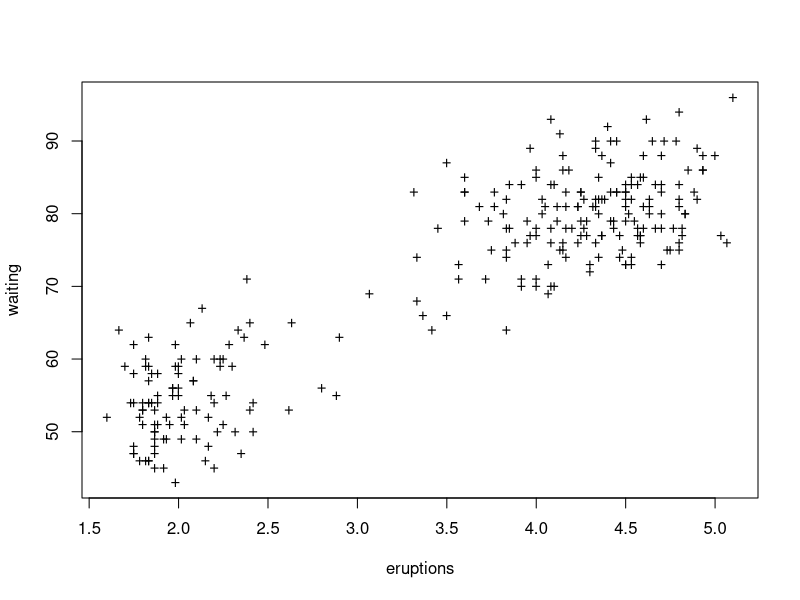
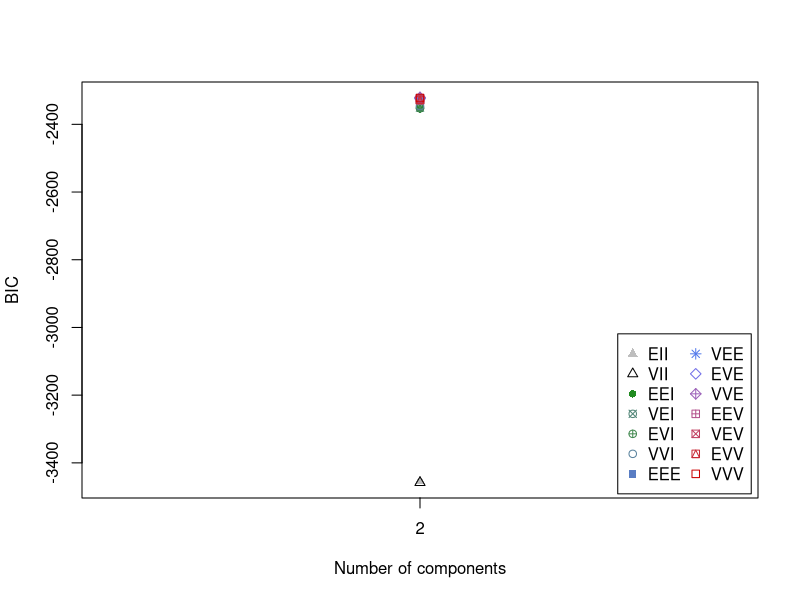
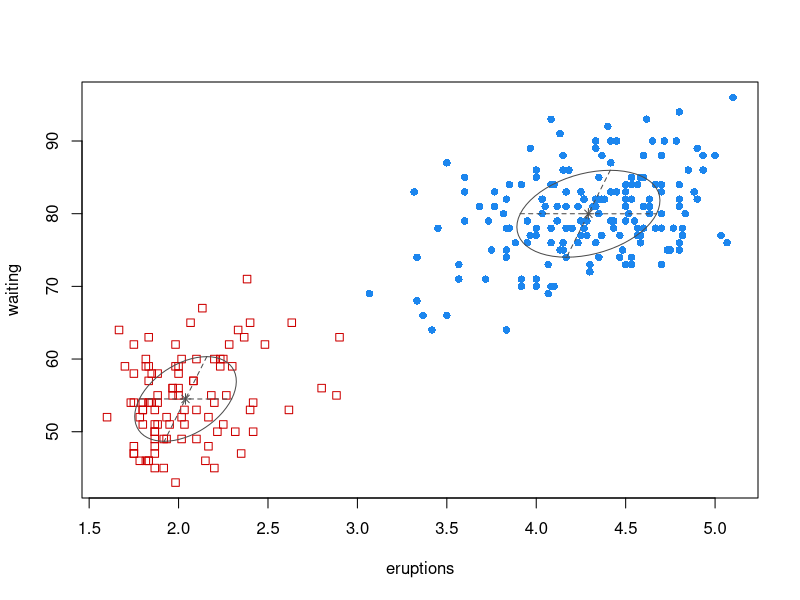
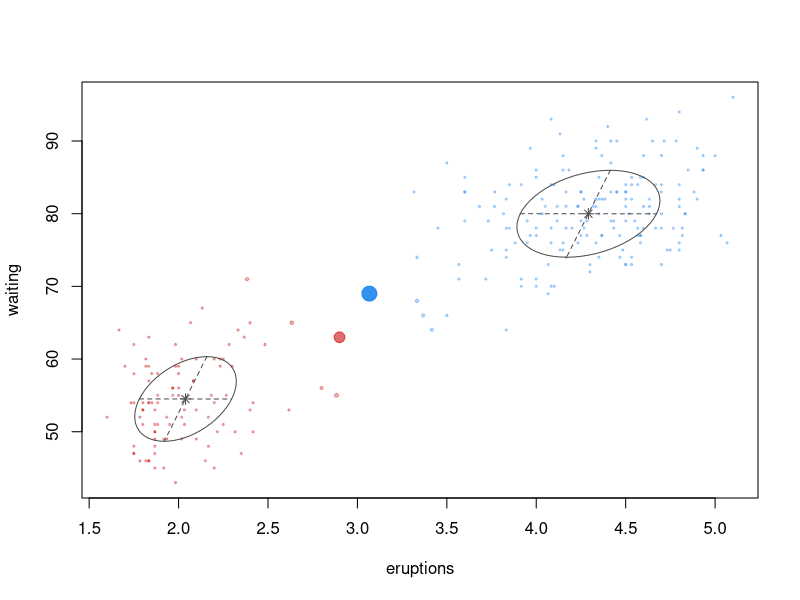
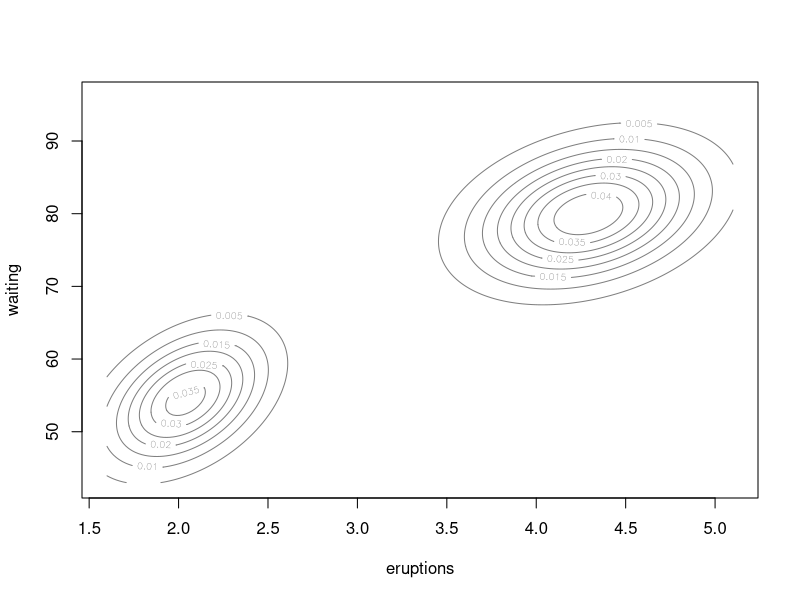
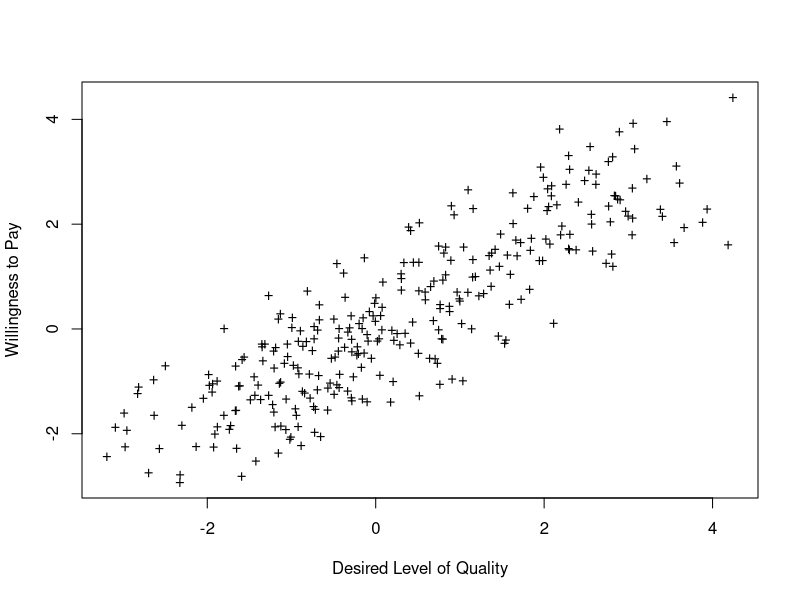
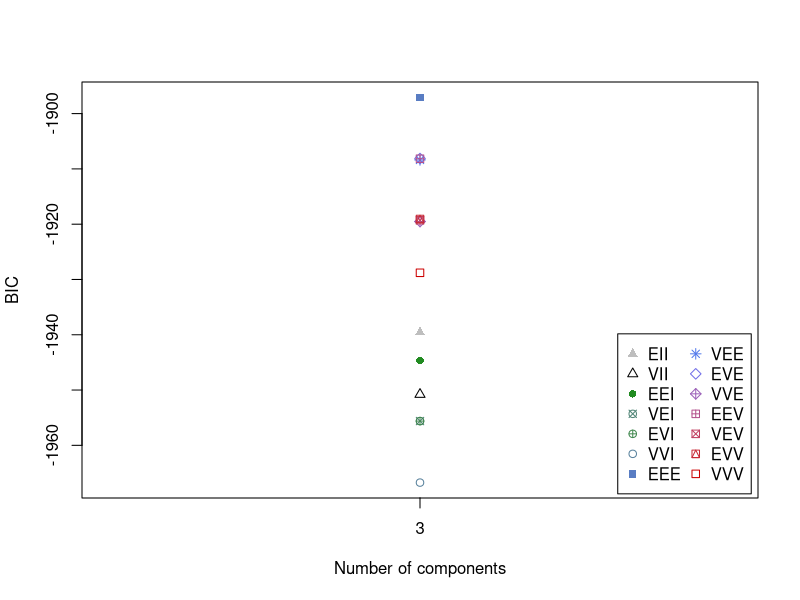
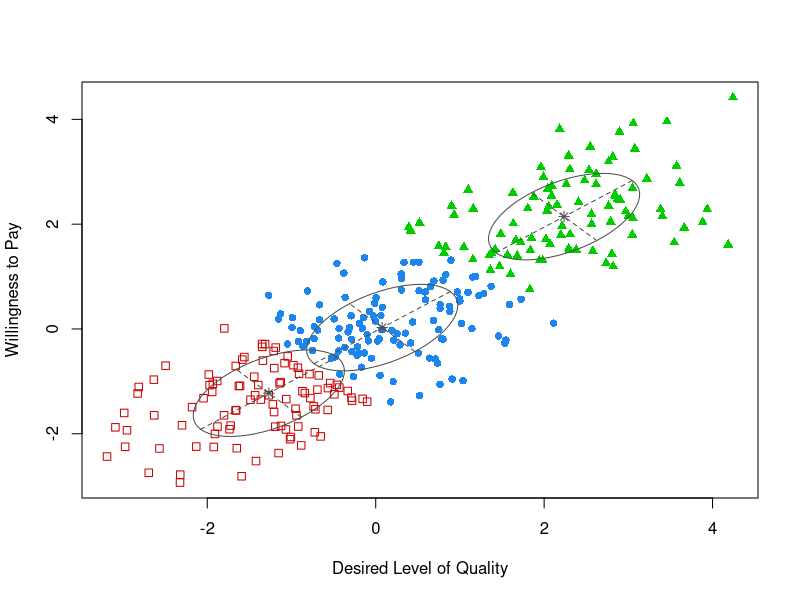

These figures' R source, in order:
## ---- chunk 1
# http://joelcadwell.blogspot.com/2014/03/warning-clusters-may-appear-more_23.html
# Warning: Clusters May Appear More Separated in Textbooks than in Practice
#attach faithful data set
data(faithful)
plot(faithful, pch="+")

#run mclust on faithful data
require(mclust)
faithfulMclust <- Mclust(faithful, G=2)
summary(faithfulMclust, parameters=TRUE)
plot(faithfulMclust)

#create 3 segment data set
require(MASS)
sigma <- matrix(c(1.0,.6,.6,1.0),2,2)
mean1 <- c(-1,-1)
mean2 <- c(0,0)
mean3 <- c(2,2)

set.seed(3202014)

mydata1 <- mvrnorm(n=100, mean1, sigma)
mydata2 <- mvrnorm(n=100, mean2, sigma)
mydata3 <- mvrnorm(n=100, mean3, sigma)
mydata <- rbind(mydata1,mydata2,mydata3)
colnames(mydata) <- c("Desired Level of Quality", "Willingness to Pay")
plot(mydata, pch="+")

#run Mclust with 3 segments
mydataClust <- Mclust(mydata, G=3)
summary(mydataClust, parameters=TRUE)
plot(mydataClust)

#let Mclust decide on number of segments
mydataClust <- Mclust(mydata)
summary(mydataClust, parameters=TRUE)
